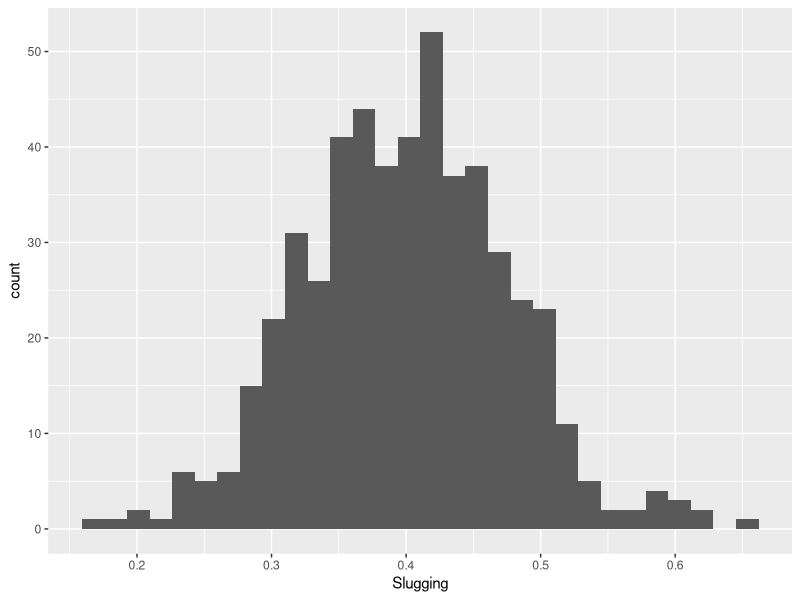
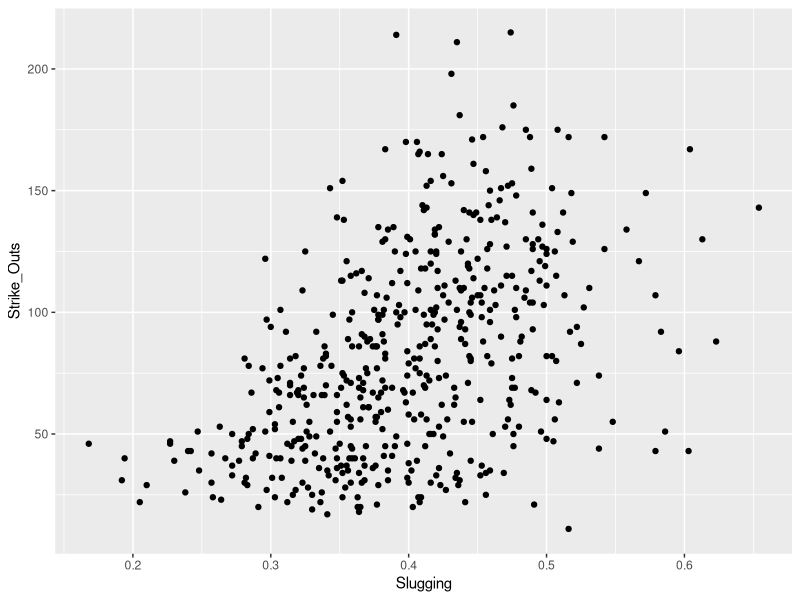
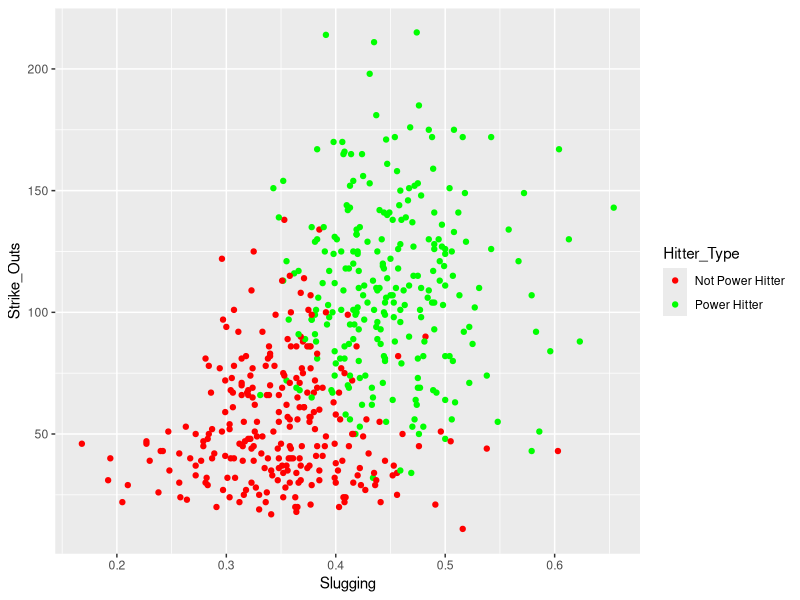

R code for these plots, in order:
setwd("~/Documents/UT/SDS 313/5 Lab 1/Lab 1")
data <- read.csv('XXXPD5059X_2023_24_AIS_TDS-TCS_19062024.csv')
library(ggplot2)

# Question 1

dataggplot <- ggplot(data)
dataggplot + geom_histogram(aes(x=Slugging))

# Question 2

maxSlugging <- data[which.max(data$Slugging),]
print(maxSlugging)

# Question 3

dataggplot + geom_point(aes(x=Slugging,y=Strike_Outs))
print(cor(data$Slugging, data$Strike_Outs))

# Question 4

powerHitter <- data[data$Home_Runs >= 10,]

# Question 5

notPowerHitter <- data[data$Home_Runs < 10,]

data$Hitter_Type <- ifelse(data$Home_Runs >= 10, "Power Hitter", "Not Power Hitter")

ggplot(data, aes(x = Slugging, y = Strike_Outs, color = Hitter_Type)) + geom_point() + scale_color_manual(values = c("Power Hitter" = "green", "Not Power Hitter" = "red"))

print(cor(powerHitter$Slugging, powerHitter$Strike_Outs))
print(cor(notPowerHitter$Slugging, notPowerHitter$Strike_Outs))